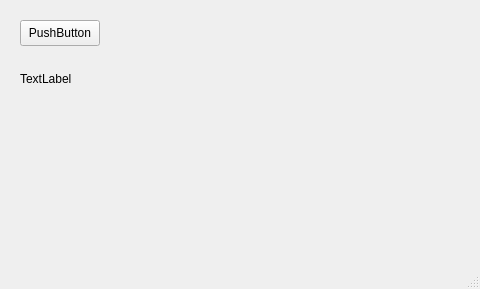
<?xml version="1.0" encoding="UTF-8"?>
<ui version="4.0">
 <class>MainWindow</class>
 <widget class="QMainWindow" name="MainWindow">
  <property name="geometry">
   <rect>
    <x>0</x>
    <y>0</y>
    <width>480</width>
    <height>289</height>
   </rect>
  </property>
  <property name="windowTitle">
   <string>MainWindow</string>
  </property>
  <widget class="QWidget" name="centralwidget">
   <widget class="QPushButton" name="pushButton">
    <property name="geometry">
     <rect>
      <x>20</x>
      <y>20</y>
      <width>80</width>
      <height>26</height>
     </rect>
    </property>
    <property name="text">
     <string>PushButton</string>
    </property>
   </widget>
   <widget class="QLabel" name="label">
    <property name="geometry">
     <rect>
      <x>20</x>
      <y>70</y>
      <width>91</width>
      <height>18</height>
     </rect>
    </property>
    <property name="text">
     <string>TextLabel</string>
    </property>
   </widget>
  </widget>
  <widget class="QMenuBar" name="menubar">
   <property name="geometry">
    <rect>
     <x>0</x>
     <y>0</y>
     <width>480</width>
     <height>23</height>
    </rect>
   </property>
  </widget>
  <widget class="QStatusBar" name="statusbar"/>
 </widget>
 <resources/>
 <connections/>
</ui>
